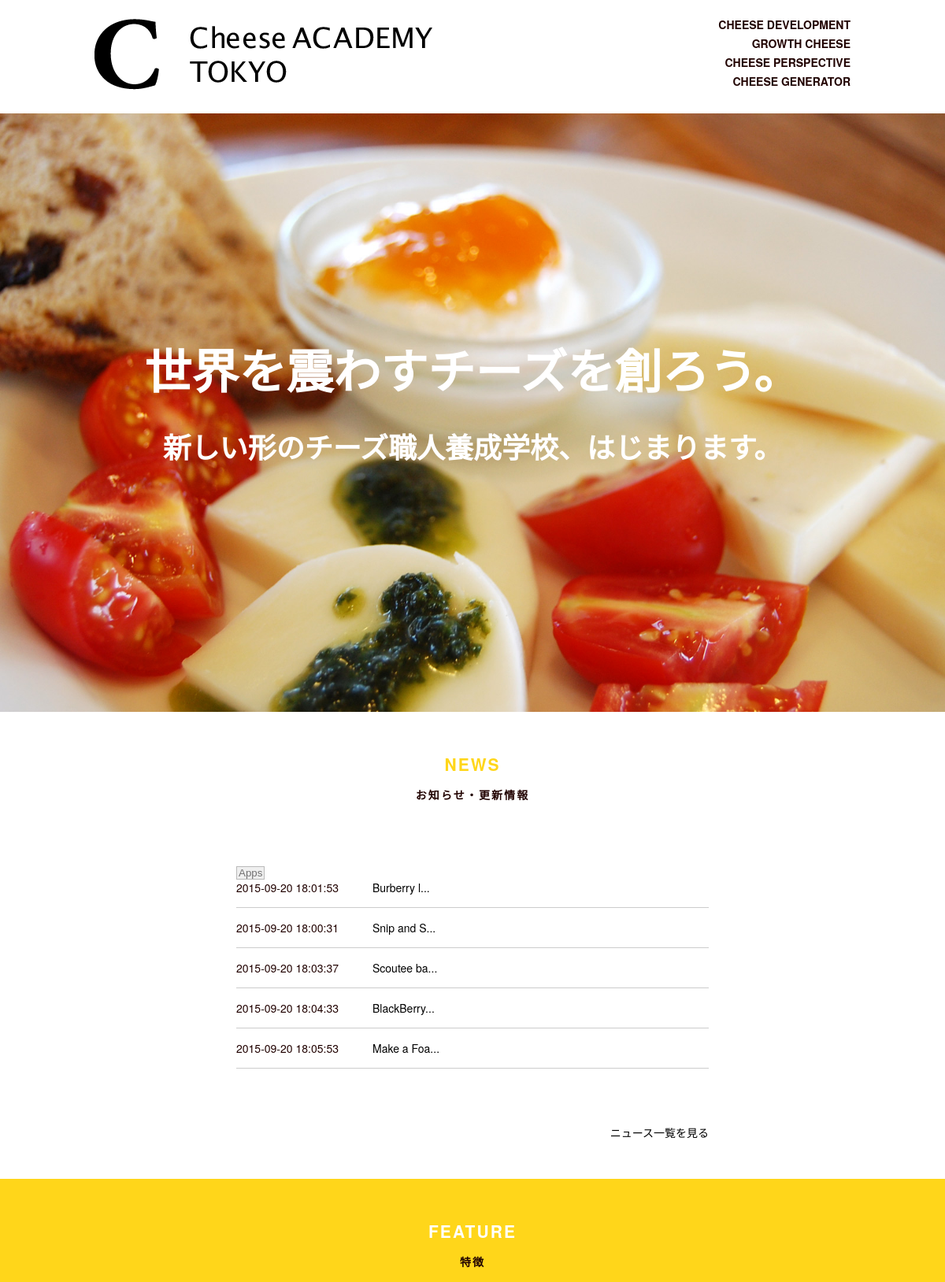
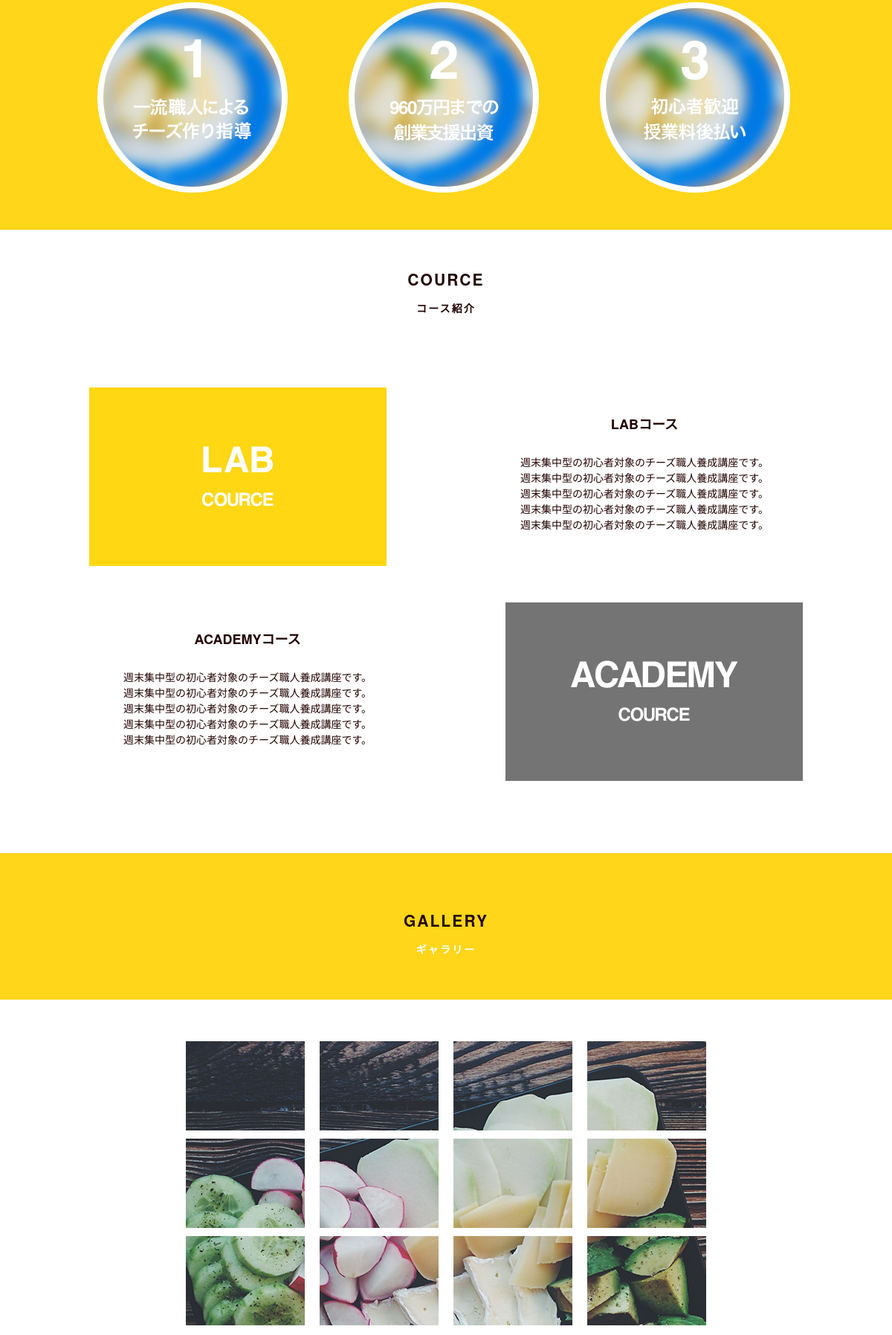
The page / (upper part) on the database its author committed (2 pictures, top to bottom).
### tables this page shows
CREATE TABLE IF NOT EXISTS `newsapp` (
  `id` int(11) NOT NULL,
  `title` varchar(128) NOT NULL,
  `content` varchar(1024) NOT NULL,
  `category_id` int(11) NOT NULL,
  `category_name` varchar(64) NOT NULL,
  `create_date` datetime NOT NULL,
  `update_date` datetime NOT NULL,
  `vote_num` int(11) NOT NULL
);

### index.php (the view, shortened to what this page needs)
<?php
$counter=0;
$defLoad=5;
$pdo = new PDO("mysql:host=localhost;dbname=cs_academy;charset=utf8", "root", "");
$sql = "SELECT * FROM newsapp";
$stmt = $pdo->prepare($sql);
$stmt->execute();
$results = $stmt->fetchAll(PDO::FETCH_ASSOC);
?>
<!DOCTYPE html>
<html>
<head>
    <link rel="stylesheet" href="css/reset.css">
    <link rel="stylesheet" href="css/style.css">
</head>
<body>
    <header class="header">
        <div class="inner clearfix">
            <h1 class="site-title"><a href="#"><img src="img/logo.png" alt="Cheese Academy Tokyo"></a></h1>
            <ul class="list-header text-right">
                <li>CHEESE DEVELOPMENT</li>
                <li>GROWTH CHEESE</li>
                <li>CHEESE PERSPECTIVE</li>
                <li>CHEESE GENERATOR</li>
            </ul>
        </div>
    </header>
    <section class="main_visual">
        <div class="inner">
            <p class="catch text-center">世界を震わすチーズを創ろう。<span class="catch-small">新しい形のチーズ職人養成学校、はじまります。</span></p>
        </div>
    </section>
    <section class="news contents-box">
        <h2 class="section-title text-center">
            <span class="section-title__yellow">News</span><span class="section-title-ja text-center">お知らせ・更新情報</span>
        </h2>
        <article class="news-detail">
            <?php
            foreach ($results as $row) {
                echo '<a href="apps.php?page=1&id=' . $row["id"] .'">'.'<input type="button" value="Apps">'.'</a>';
                break;
            }
            ?>
            <dl class="clearfix">
                <div id = "data">
<?php
foreach($results as $row) {
        if($counter < $defLoad){
                echo'<dt class="news-date">'.$row["create_date"].'</dt>';
                echo '<dd class="news-description"><a href="content.php?id=' . $row["id"] . '">' .mb_substr($row["title"],0,10)."...". '</a>';
                echo "<hr>";
                } else{break;}
                $counter++;
            }
                ?>
                </div>
            </dl>
            <p class="view-detail text-right"><a href="news_list.php?page=1">ニュース一覧を見る</a></p>
        </article>
    </section>
    <section class="feature contents-box">
        <div class="inner">
            <h2 class="section-title text-center">
                <span class="section-title__white">Feature</span><span class="section-title-ja text-center">特徴</span>
            </h2>
            <ul class="list-feature">
                <li><img src="img/point1.png" alt=""></li>
                <li><img src="img/point2.png" alt=""></li>
                <li><img src="img/point3.png" alt=""></li>
            </ul>
        </div>
    </section>
    <section class="cource contents-box">
        <div class="inner">
            <h2 class="section-title text-center">
                <span class="">Cource</span><span class="section-title-ja text-center">コース紹介</span>
            </h2>
            <div class="block-cource block-cource-lab clearfix">
                <div class="cource-img"><img src="img/cource-lab.png" alt=""></div>
                <div class="cource-txt cource-txt__usually">
                <h3 class="cource-title text-center">LABコース</h3>
                <p>週末集中型の初心者対象のチーズ職人養成講座です。<br />
                    週末集中型の初心者対象のチーズ職人養成講座です。<br />
                    週末集中型の初心者対象のチーズ職人養成講座です。<br />
                    週末集中型の初心者対象のチーズ職人養成講座です。<br />
                    週末集中型の初心者対象のチーズ職人養成講座です。<br />
                    </p>
                </div>
            </div>
            <div class="block-cource clearfix">
                <div class="cource-img__reverse">
                    <img src="img/cource-academy.png" alt="">
                </div>
                <div class="cource-txt cource-txt__reverse">
                    <h3 class="cource-title text-center">ACADEMYコース</h3>
                    <p>週末集中型の初心者対象のチーズ職人養成講座です。<br />
                    週末集中型の初心者対象のチーズ職人養成講座です。<br />
                    週末集中型の初心者対象のチーズ職人養成講座です。<br />
                    週末集中型の初心者対象のチーズ職人養成講座です。<br />
                    週末集中型の初心者対象のチーズ職人養成講座です。<br />
                    </p>
                </div>
            </div>
        </div>
    </section>
    <section class="gallery">
        <div class="contents-heading bg-yellow">
            <h2 class="section-title text-center">
                <span class="section-title">Gallery</span><span class="section-title__white section-title-ja text-center">ギャラリー</span
            </h2>
        </div>
        <div class="inner contents-box">
            <ul class="list-gallery clearfix">
                <li><a href="#"><img src="img/gallery01.jpg" alt="" /></a></li>
                <li><a href="#"><img src="img/gallery02.jpg" alt="" /></a></li>
                <li><a href="#"><img src="img/gallery03.jpg" alt="" /></a></li>
                <li class="no-white-space"><a href="#"><img src="img/gallery04.jpg" alt="" /></a></li>
                <li><a href="#"><img src="img/gallery05.jpg" alt="" /></a></li>
                <li><a href="#"><img src="img/gallery06.jpg" alt="" /></a></li>
                <li><a href="#"><img src="img/gallery07.jpg" alt="" /></a></li>
                <li class="no-white-space"><a href="#"><img src="img/gallery08.jpg" alt="" /></a></li>
                <li><a href="#"><img src="img/gallery09.jpg" alt="" /></a></li>
                <li><a href="#"><img src="img/gallery10.jpg" alt="" /></a></li>
                <li><a href="#"><img src="img/gallery11.jpg" alt="" /></a></li>
                <li class="no-white-space"><a href="#"><img src="img/gallery12.jpg" alt="" /></a></li>
            </ul>
        </div>
    </section>
</body>
</html>

### css/style.css (style rules this page uses)
body { font-size:62.5%; font-family:'Helvetica Neue', Helvetica, Arial, YuGothic, 'Yu Gothic', 游ゴシック体, '游ゴシック', 'ヒラギノ角ゴ ProN W3', 'Hiragino Kaku Gothic ProN', 'ヒラギノ角ゴ Pro W3', 'Hiragino Kaku Gothic Pro', メイリオ, Meiryo, 'MS ゴシック', 'MS Gothic', sans-serif; }
.inner { width:960px; margin:0 auto; }
.text-center { text-align:center; }
.text-right { text-align:right; }
.site-title { float:left; }
.section-title { margin-bottom: 21px; font-size:21px; text-transform: uppercase; letter-spacing: 0.1em; }
.section-title-ja { display: block; margin-top:21px; font-size:14px; }
.section-title__yellow { color:#ffd61a; }
.section-title__white { color:#fff; }
.contents-heading { padding: 80px 0 40px; }
.bg-yellow { background-color:#ffd61a; }
.cource-title { margin-bottom: 27px; font-size: 18px; }
.list-header { float:right; }
.list-header >li { margin-bottom: 10px; font-weight: bold; }
.list-feature { display: table; }
.list-feature>li { display: table-cell; padding:0 40px; }
.list-feature>li:first-child { padding:0 40px 0 10px; }
.list-feature>li:last-child { padding:0 10px 0 40px; }
.list-gallery { width:700px; margin: 0 auto; }
.list-gallery>li { float:left; margin-right:20px; margin-bottom: 10px; }
.list-gallery .no-white-space { margin-right: 0; }
.header { padding:24px 0; }
.contents-box { padding:56px 0 48px; }
.feature { padding:56px 0 48px; background-color:#ffd61a; }
.news-detail { width:600px; margin:80px auto 0; line-height:1.5; }
.main_visual { padding:300px 0 0; background:url(../img/bg-cheese.jpg) no-repeat; background-size: cover; height:460px; }
.catch { color:#fff; font-size:60px; font-family: 'ヒラギノ角ゴ ProN W6', 'Hiragino Kaku Gothic ProN', 'ヒラギノ角ゴ Pro W6', 'Hiragino Kaku Gothic Pro'; font-weight: bold; }
.catch-small { display: block; margin-top:48px; font-size:36px; }
.news-date { float:left; margin-right:43px; }
.view-detail { margin-top:56px; }
.block-cource { margin-bottom:48px; }
.block-cource-lab { margin-top:100px; }
.cource-img { float:left; margin-right:180px; }
.cource-img__reverse { float:right; margin-left:180px; }
.cource-txt { padding:36px 0 42px; line-height: 1.5; }
.cource-txt__usually { float:left; }
.cource-txt__reverse { float:right; }

### rows shown on the page
newsapp: create_date "2015-09-20 18:01:53", title "Burberry l"
newsapp: create_date "2015-09-20 18:00:31", title "Snip and S"
newsapp: create_date "2015-09-20 18:03:37", title "Scoutee ba"
newsapp: create_date "2015-09-20 18:04:33", title "BlackBerry"
newsapp: create_date "2015-09-20 18:05:53", title "Make a Foa"
